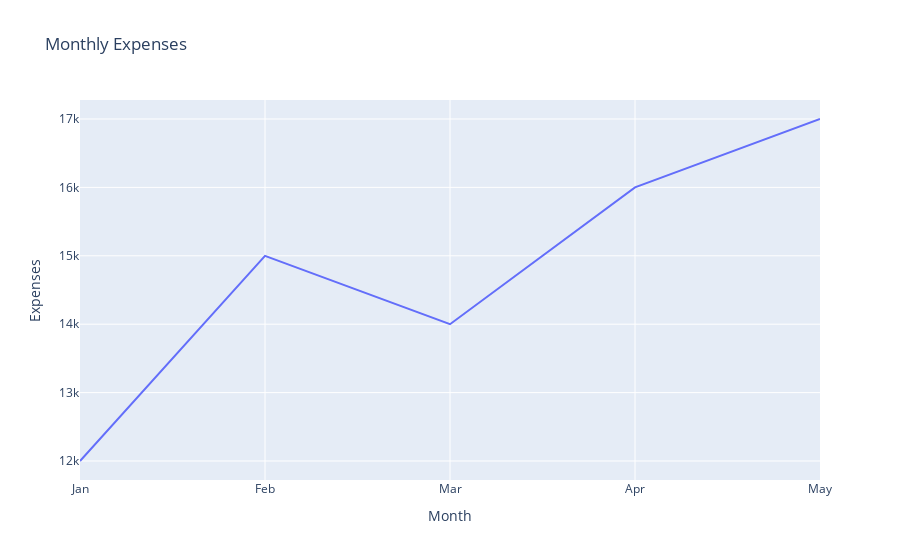

The code cell stored with this chart in its notebook:
### Code cell
# Create a line plot for:
# X → Months: Jan, Feb, Mar, Apr, May
# Y → Expenses: 12000, 15000, 14000, 16000, 17000
# Title → "Monthly Expenses"

# Data
months = ['Jan', 'Feb', 'Mar', 'Apr', 'May']
expenses = [12000, 15000, 14000, 16000, 17000]

fig = px.line(x=months, y=expenses, 
              title='Monthly Expenses',
              labels={"x": "Month", "y": "Expenses"})
fig.show()

### Figure 1 — Plotly figure (JSON) as saved in the notebook; plotly's stock layout.template omitted (floating-point values rounded to 4 significant figures)
{"data": [{"hovertemplate": "Month=%{x}<br>Expenses=%{y}<extra></extra>", "legendgroup": "", "line": {"color": "#636efa", "dash": "solid"}, "marker": {"symbol": "circle"}, "mode": "lines", "name": "", "orientation": "v", "showlegend": false, "type": "scatter", "x": ["Jan", "Feb", "Mar", "Apr", "May"], "xaxis": "x", "y": [12000, 15000, 14000, 16000, 17000], "yaxis": "y"}], "layout": {"legend": {"tracegroupgap": 0}, "title": {"text": "Monthly Expenses"}, "xaxis": {"anchor": "y", "domain": [0, 1], "title": {"text": "Month"}}, "yaxis": {"anchor": "x", "domain": [0, 1], "title": {"text": "Expenses"}}}}
